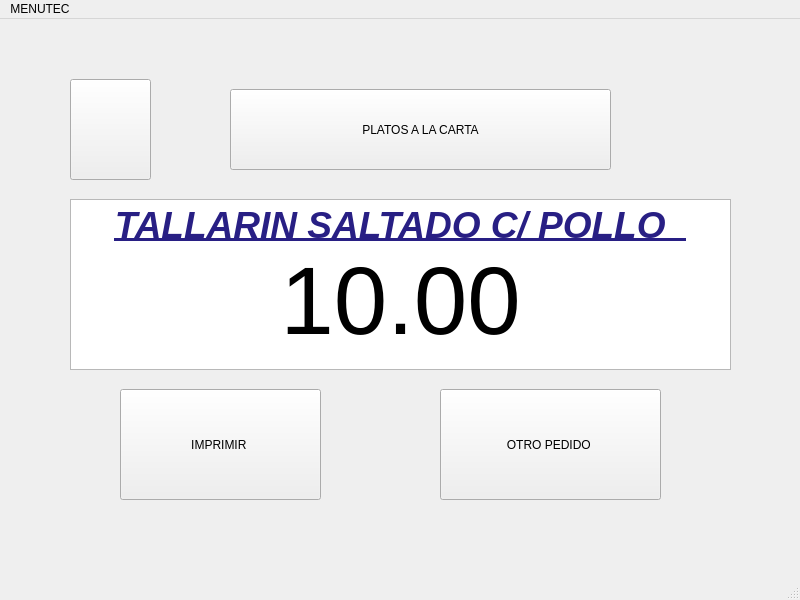
<?xml version="1.0" encoding="UTF-8"?>
<ui version="4.0">
 <class>pc4Window</class>
 <widget class="QMainWindow" name="pc4Window">
  <property name="geometry">
   <rect>
    <x>0</x>
    <y>0</y>
    <width>800</width>
    <height>600</height>
   </rect>
  </property>
  <property name="windowTitle">
   <string>MainWindow</string>
  </property>
  <widget class="QWidget" name="centralwidget">
   <widget class="QPushButton" name="btnPedido44">
    <property name="geometry">
     <rect>
      <x>440</x>
      <y>370</y>
      <width>221</width>
      <height>111</height>
     </rect>
    </property>
    <property name="text">
     <string>OTRO PEDIDO </string>
    </property>
   </widget>
   <widget class="QPushButton" name="btnIzquierda44">
    <property name="geometry">
     <rect>
      <x>70</x>
      <y>60</y>
      <width>81</width>
      <height>101</height>
     </rect>
    </property>
    <property name="text">
     <string/>
    </property>
    <property name="icon">
     <iconset>
      <normaloff>flecha-hacia-la-izquierda-antes-de-icono-4330-128.png</normaloff>flecha-hacia-la-izquierda-antes-de-icono-4330-128.png</iconset>
    </property>
    <property name="iconSize">
     <size>
      <width>100</width>
      <height>100</height>
     </size>
    </property>
   </widget>
   <widget class="QTextEdit" name="textEdit_2">
    <property name="geometry">
     <rect>
      <x>70</x>
      <y>180</y>
      <width>661</width>
      <height>171</height>
     </rect>
    </property>
    <property name="html">
     <string>&lt;!DOCTYPE HTML PUBLIC &quot;-//W3C//DTD HTML 4.0//EN&quot; &quot;http://www.w3.org/TR/REC-html40/strict.dtd&quot;&gt;
&lt;html&gt;&lt;head&gt;&lt;meta name=&quot;qrichtext&quot; content=&quot;1&quot; /&gt;&lt;style type=&quot;text/css&quot;&gt;
p, li { white-space: pre-wrap; }
&lt;/style&gt;&lt;/head&gt;&lt;body style=&quot; font-family:'Ubuntu'; font-size:11pt; font-weight:400; font-style:normal;&quot;&gt;
&lt;p align=&quot;center&quot; style=&quot; margin-top:0px; margin-bottom:0px; margin-left:0px; margin-right:0px; -qt-block-indent:0; text-indent:0px;&quot;&gt;&lt;span style=&quot; font-size:28pt; font-weight:600; font-style:italic; text-decoration: underline; color:#281f84;&quot;&gt;TALLARIN SALTADO C/ POLLO  &lt;/span&gt;&lt;/p&gt;
&lt;p align=&quot;center&quot; style=&quot; margin-top:0px; margin-bottom:0px; margin-left:0px; margin-right:0px; -qt-block-indent:0; text-indent:0px;&quot;&gt;&lt;span style=&quot; font-size:72pt;&quot;&gt;10.00&lt;/span&gt;&lt;/p&gt;&lt;/body&gt;&lt;/html&gt;</string>
    </property>
   </widget>
   <widget class="QPushButton" name="btnPlatosalacarta4">
    <property name="geometry">
     <rect>
      <x>230</x>
      <y>70</y>
      <width>381</width>
      <height>81</height>
     </rect>
    </property>
    <property name="text">
     <string>PLATOS A LA CARTA</string>
    </property>
    <property name="icon">
     <iconset>
      <normaloff>UTEC.png</normaloff>UTEC.png</iconset>
    </property>
   </widget>
   <widget class="QPushButton" name="btnImprimir44">
    <property name="geometry">
     <rect>
      <x>120</x>
      <y>370</y>
      <width>201</width>
      <height>111</height>
     </rect>
    </property>
    <property name="text">
     <string>IMPRIMIR </string>
    </property>
   </widget>
  </widget>
  <widget class="QMenuBar" name="menubar">
   <property name="geometry">
    <rect>
     <x>0</x>
     <y>0</y>
     <width>800</width>
     <height>25</height>
    </rect>
   </property>
   <widget class="QMenu" name="menuMENUTEC">
    <property name="title">
     <string>MENUTEC</string>
    </property>
   </widget>
   <addaction name="menuMENUTEC"/>
  </widget>
  <widget class="QStatusBar" name="statusbar"/>
 </widget>
 <resources/>
 <connections/>
</ui>
